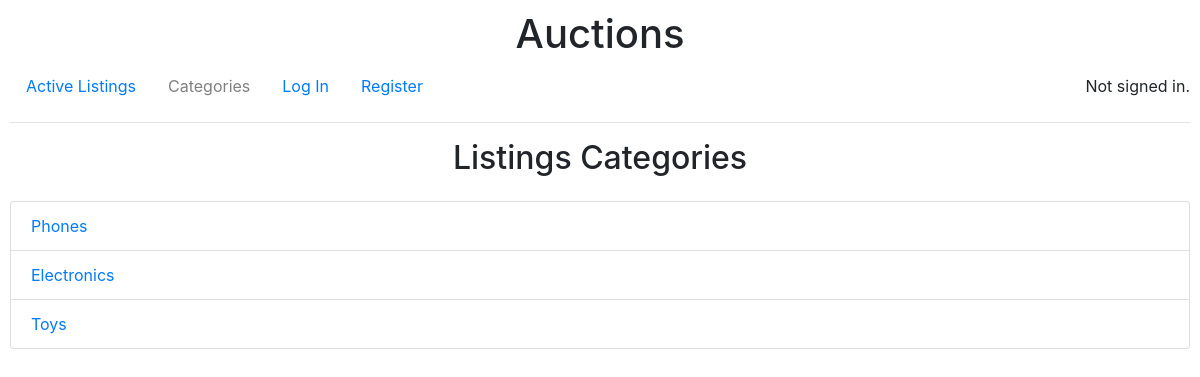
The page /categories on the database its author committed.
### auctions/models.py (models this page shows, shortened)
class Category(models.Model):
    title = models.CharField(max_length=255)
    description = models.TextField()

### auctions/views.py (the view)
# urls.py: path("categories", views.categories, name="categories"),
def categories(request):
    user = request.user
    watched_listings_count = user.watched_listings.count() if user.is_authenticated else None
    categories = Category.objects.all()
    return render(request, "auctions/categories.html", {
        "categories": categories,
        "nav": "categories",
        "watched_listings_count": watched_listings_count
    })

### auctions/templates/auctions/categories.html
{% extends "auctions/layout.html" %}
{% block body %}
    {% include "auctions/title_view.html" with title="Listings Categories" %}
    <div class="list-group categories">
        {% for category in categories %}
            <a href="{% url 'category' category.id %}" class="list-group-item list-group-item-action">{{ category.title }}</a>
        {% endfor %}
      </div>
{% endblock %}

### auctions/static/auctions/styles.css (style rules this page uses)
body { padding: 10px; }
.list-group-item-action { color: #007bff; }

### rows shown on the page
Category: title "Phones"
Category: title "Electronics"
Category: title "Toys"

### other values the page prints
{{ title }} "Listings Categories"
